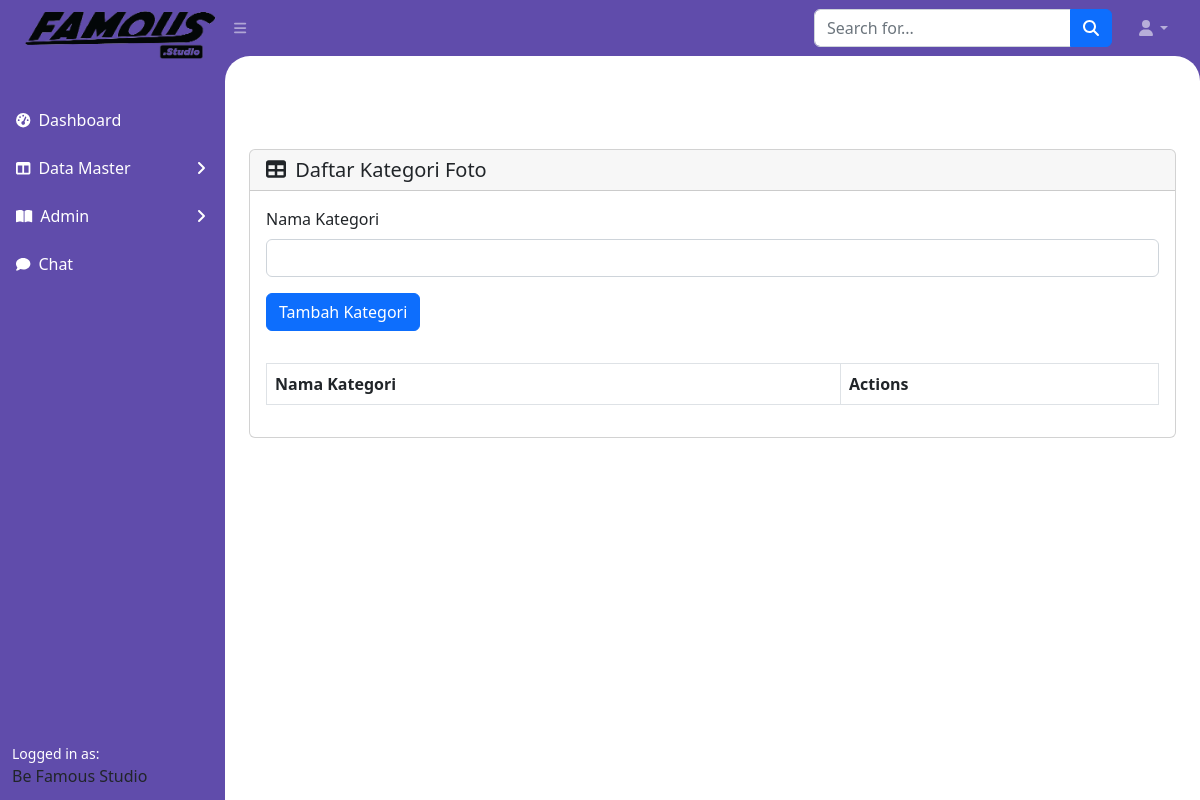
Before: /admin/foto.php with the older database file.
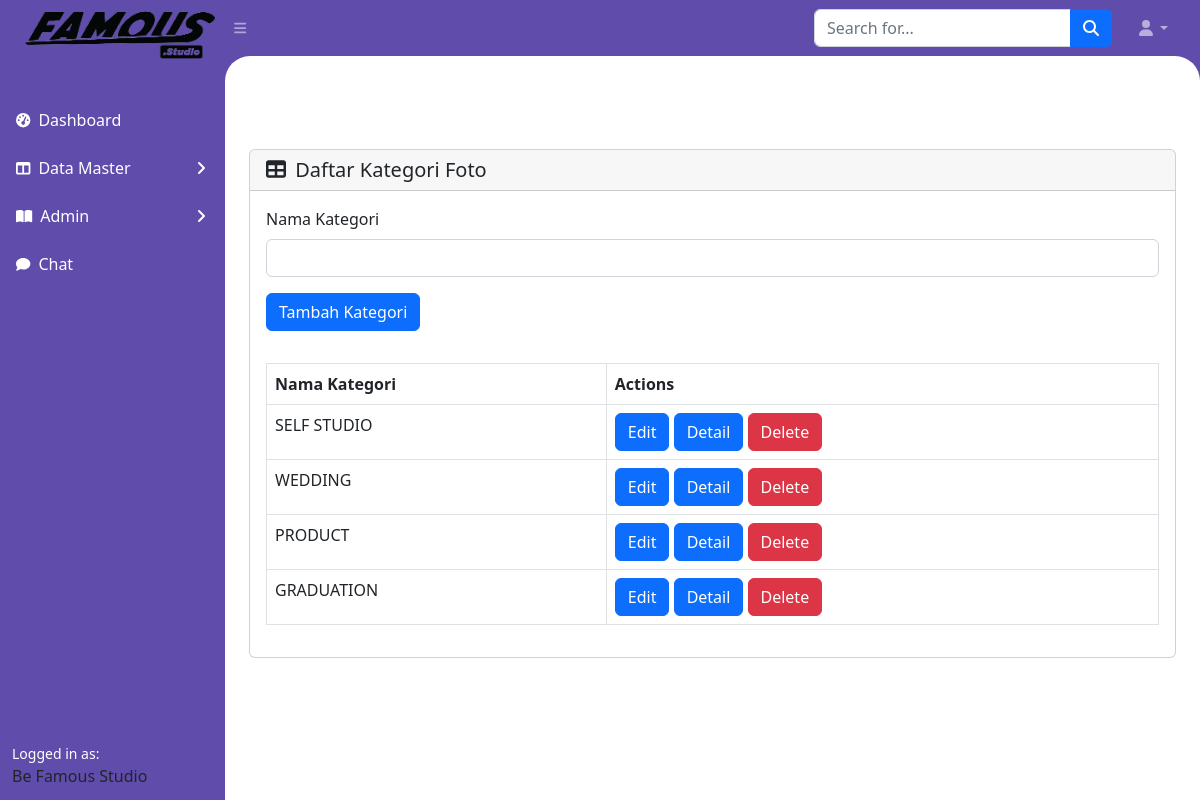
After: the same page with the newer database file.
### tables this page shows
CREATE TABLE `kategorifoto` (
  `idKategoriFoto` int(255) NOT NULL,
  `namaKategori` varchar(255) NOT NULL
);

### admin/foto.php (the view, shortened to what this page needs)
<?php
$conn = connectToDatabase();
$sql = "SELECT * FROM kategorifoto";
$result = $conn->query($sql);
$isi = "<div class='card mb-4' style='margin-top:10%'>";
if (isset($_GET['idEdit'])) {
    $id = $_GET['idEdit'];
    $isi .= "<div class='card-header'>
        <div class='d-flex justify-content-between align-items-center'>
            <h5 class='card-title m-0'><i class='fas fa-table me-1'></i> Daftar Kategori Foto</h5>
        </div>
    </div>
    <div class='card-body'>
        <form method='POST' action='" . htmlspecialchars($_SERVER["PHP_SELF"]) . "'>
            <div class='mb-3'>
                <label for='namaKategori' class='form-label'>Nama Kategori</label>";
    $sql = "SELECT * FROM kategorifoto WHERE idKategoriFoto = $id";
    $result = $conn->query($sql);
    while ($row = $result->fetch_assoc()) {
        $isi .= "<input type='hidden' name='idKategoriFoto' value='" . $row['idKategoriFoto'] . "'><input type='text' class='form-control' id='namaKategori' value='" . $row['namaKategori'] . "' name='namaKategori' required>";
    }
    $isi .= "
            </div>
            <input type='submit' name='edit' class='btn btn-primary' value='Edit Kategori'>
        </form>
    </div>";
} else {
    $isi .= "<div class='card-header'>
        <div class='d-flex justify-content-between align-items-center'>
            <h5 class='card-title m-0'><i class='fas fa-table me-1'></i> Daftar Kategori Foto</h5>
        </div>
    </div>
    <div class='card-body'>
        <form method='POST' action='" . htmlspecialchars($_SERVER["PHP_SELF"]) . "'>
            <div class='mb-3'>
                <label for='namaKategori' class='form-label'>Nama Kategori</label>
                <input type='text' class='form-control' id='namaKategori' name='namaKategori' required>
            </div>
            <button type='submit' name='add' class='btn btn-primary'>Tambah Kategori</button>
        </form>
    </div>
    <div class='card-body'>
        <table id='datatablesSimple' class='table table-bordered mx-auto'>
            <thead>
                <tr>
                    <th>Nama Kategori</th>
                    <th>Actions</th>
                </tr>
            </thead>
            <tbody>";
    while ($row = $result->fetch_assoc()) {
        $namaKategori = $row['namaKategori'];
        $isi .= "<tr>
                <td>" . $namaKategori . "</td>
                <td>
                    <a href='foto.php?idEdit=" . $row['idKategoriFoto'] . "' class='btn btn-primary'>Edit</a>
                      <a href='fotodetil.php?idDetail=" . $row['idKategoriFoto'] . "' class='btn btn-primary'>Detail</a>
                    <a onclick='hapus(" . $row['idKategoriFoto'] . ")' class='btn btn-danger'>Delete</a>
                </td>
            </tr>";
    }
    $isi .= "</tbody>
        </table>
        <script>
        function hapus(id) {
            const confirmation = confirm('Apakah kamu yakin untuk menghapus data?');
            if (confirmation) {
                window.location.href = 'foto.php?idDell=' + id;
            } else {
                alert('Hapus Dibatalkan');
            }
        }
        </script>
    </div>";
}
$isi .= "</div></div>";
include 'index.php';
?>

Changed rows visible on the page:
added kategorifoto: namaKategori "SELF STUDIO"
added kategorifoto: namaKategori "WEDDING"
added kategorifoto: namaKategori "PRODUCT"
added kategorifoto: namaKategori "GRADUATION"
